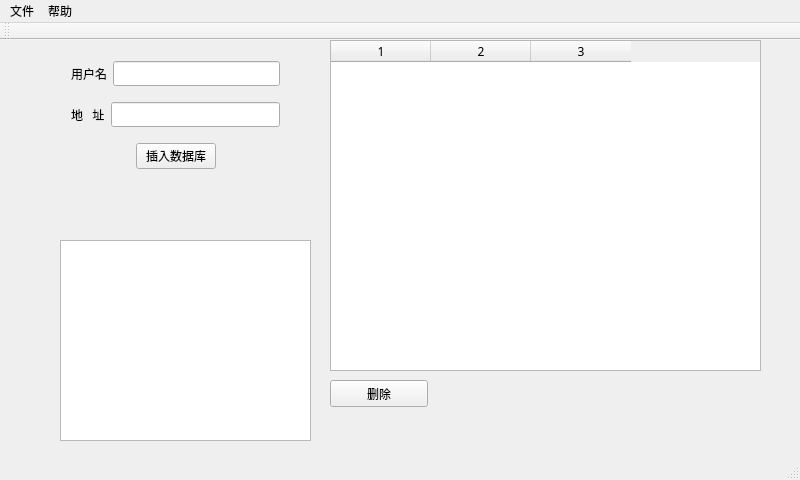
<?xml version="1.0" encoding="UTF-8"?>
<ui version="4.0">
 <class>MainWindow</class>
 <widget class="QMainWindow" name="MainWindow">
  <property name="geometry">
   <rect>
    <x>0</x>
    <y>0</y>
    <width>800</width>
    <height>480</height>
   </rect>
  </property>
  <property name="font">
   <font>
    <family>文泉驿正黑</family>
   </font>
  </property>
  <property name="windowTitle">
   <string>MainWindow</string>
  </property>
  <widget class="QWidget" name="centralWidget">
   <widget class="QTableWidget" name="tableWidgetUsers">
    <property name="geometry">
     <rect>
      <x>330</x>
      <y>0</y>
      <width>431</width>
      <height>331</height>
     </rect>
    </property>
    <property name="columnCount">
     <number>3</number>
    </property>
    <column/>
    <column/>
    <column/>
   </widget>
   <widget class="QWidget" name="layoutWidget">
    <property name="geometry">
     <rect>
      <x>60</x>
      <y>0</y>
      <width>231</width>
      <height>151</height>
     </rect>
    </property>
    <layout class="QVBoxLayout" name="verticalLayout">
     <item>
      <layout class="QHBoxLayout" name="horizontalLayout">
       <item>
        <widget class="QLabel" name="label">
         <property name="text">
          <string>用户名</string>
         </property>
        </widget>
       </item>
       <item>
        <widget class="QLineEdit" name="lineEditUserName"/>
       </item>
      </layout>
     </item>
     <item>
      <layout class="QHBoxLayout" name="horizontalLayout_2">
       <item>
        <widget class="QLabel" name="label_2">
         <property name="text">
          <string>地   址</string>
         </property>
        </widget>
       </item>
       <item>
        <widget class="QLineEdit" name="lineEditUserAddr"/>
       </item>
      </layout>
     </item>
     <item>
      <layout class="QHBoxLayout" name="horizontalLayout_3">
       <item>
        <spacer name="horizontalSpacer">
         <property name="orientation">
          <enum>Qt::Horizontal</enum>
         </property>
         <property name="sizeHint" stdset="0">
          <size>
           <width>40</width>
           <height>20</height>
          </size>
         </property>
        </spacer>
       </item>
       <item>
        <widget class="QPushButton" name="pushButtonInsert">
         <property name="text">
          <string>插入数据库</string>
         </property>
        </widget>
       </item>
       <item>
        <spacer name="horizontalSpacer_2">
         <property name="orientation">
          <enum>Qt::Horizontal</enum>
         </property>
         <property name="sizeHint" stdset="0">
          <size>
           <width>40</width>
           <height>20</height>
          </size>
         </property>
        </spacer>
       </item>
      </layout>
     </item>
    </layout>
   </widget>
   <widget class="QPushButton" name="pushButtonDelete">
    <property name="geometry">
     <rect>
      <x>330</x>
      <y>340</y>
      <width>98</width>
      <height>27</height>
     </rect>
    </property>
    <property name="text">
     <string>删除</string>
    </property>
   </widget>
   <widget class="QTextEdit" name="textEdit">
    <property name="geometry">
     <rect>
      <x>60</x>
      <y>200</y>
      <width>251</width>
      <height>201</height>
     </rect>
    </property>
   </widget>
  </widget>
  <widget class="QMenuBar" name="menuBar">
   <property name="geometry">
    <rect>
     <x>0</x>
     <y>0</y>
     <width>800</width>
     <height>28</height>
    </rect>
   </property>
   <widget class="QMenu" name="menu">
    <property name="title">
     <string>文件</string>
    </property>
    <addaction name="actionOpen"/>
    <addaction name="actionSave"/>
    <addaction name="actionExit"/>
    <addaction name="actionSaveAs"/>
   </widget>
   <widget class="QMenu" name="menu_2">
    <property name="title">
     <string>帮助</string>
    </property>
    <addaction name="actionAbout"/>
    <addaction name="actionUsers"/>
   </widget>
   <addaction name="menu"/>
   <addaction name="menu_2"/>
  </widget>
  <widget class="QToolBar" name="mainToolBar">
   <attribute name="toolBarArea">
    <enum>TopToolBarArea</enum>
   </attribute>
   <attribute name="toolBarBreak">
    <bool>false</bool>
   </attribute>
  </widget>
  <widget class="QStatusBar" name="statusBar"/>
  <action name="actionOpen">
   <property name="text">
    <string>打开</string>
   </property>
   <property name="font">
    <font>
     <family>文泉驿微米黑</family>
    </font>
   </property>
  </action>
  <action name="actionSave">
   <property name="text">
    <string>保存</string>
   </property>
  </action>
  <action name="actionExit">
   <property name="text">
    <string>离开</string>
   </property>
  </action>
  <action name="actionSaveAs">
   <property name="text">
    <string>另存为</string>
   </property>
  </action>
  <action name="actionAbout">
   <property name="text">
    <string>关于</string>
   </property>
  </action>
  <action name="actionUsers">
   <property name="text">
    <string>用户</string>
   </property>
  </action>
 </widget>
 <layoutdefault spacing="6" margin="11"/>
 <resources/>
 <connections/>
</ui>
